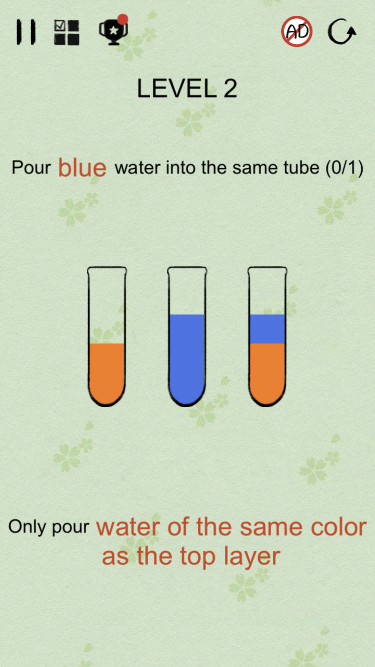
#> input picture data/img_00.PNG, 750 x 1334 px (shown at 1/2 size)
$ python main.py
#> lines starting #> are read from the running program, lines starting #| are printed output that depends on the picture; after the words box and inside, x2 and y2 are one past the last pixel; in counts of white or black regions, pixels touching at a corner belong together
### detect/potionDetect.py
import math
from functools import cmp_to_key
from typing import List, Tuple

import cv2 as cv
import numpy as np

from solve.potion import Potion

potion_colors = {
	"k": np.array([228, 140, 233]),
	"r": np.array([201, 91, 87]),
	"o": np.array([233, 129, 53]),
	"i": np.array([238, 183, 98]),
	"y": np.array([253, 244, 117]),
	"l": np.array([114, 207, 115]),
	"g": np.array([56, 129, 34]),
	"s": np.array([81, 180, 231]),
	"b": np.array([78, 115, 225]),
	"p": np.array([148, 90, 187]),
	"w": np.array([150, 115, 90]),
	"e": np.array([153, 153, 153]),
}


def is_contour_potion(img_width, contour):
	min_h = img_width / 4
	x, y, w, h = cv.boundingRect(contour)
	return h > min_h


def find_potions(img, contours):
	potions = []
	potion_liquids = []
	all_liquids = []
	contours.sort(key=cmp_to_key(compare_y_x))

	for i, cnt in enumerate(contours):
		x, y, w, h = cv.boundingRect(cnt)
		img_potion = img[y:y + h, x:x + w]
		liquids = find_potion_colors(img_potion)
		all_liquids += liquids
		potion_liquids.append(liquids)

	liquids_unit = calculate_liquid_unit([liquid[1] for liquid in all_liquids])
	x, y, w, h = cv.boundingRect(contours[0])
	max_capacity = math.floor(h / liquids_unit)

	for i, liquids in enumerate(potion_liquids):
		liquids.reverse()
		potions.append(create_potion(liquids, liquids_unit, max_capacity, i))
	return potions


def compare_y_x(cnt1, cnt2):
	x1, y1, w1, h1 = cv.boundingRect(cnt1)
	x2, y2, w2, h2 = cv.boundingRect(cnt2)
	dx = x2 - x1
	dy = y2 - y1
	if abs(dy) > h1:
		return -np.sign(dy)
	elif abs(dx) > w1:
		return -np.sign(dx)
	return 0


def create_potion(liquids, liquids_unit, capacity, index):
	contents = []
	for liquids in liquids:
		for i in range(round(liquids[1] / liquids_unit)):
			contents.append(liquids[0])
	return Potion(index, capacity, contents)


def calculate_liquid_unit(sizes):
	epsilon = 0.1
	min_size = min(sizes)
	singles = []
	stacks = []
	for elem in sizes:
		if elem / min_size < 1 + epsilon:
			singles.append(elem)
		else:
			stacks.append(elem)
	single_unit = np.mean(singles)
	for elem in stacks:
		count = round(elem / single_unit)
		for i in range(count):
			singles.append(elem / count)
	return np.mean(singles)


def find_potion_colors(img_potion) -> List[Tuple[chr, int]]:
	found_colors = []
	current_color = None
	y_start = None

	x_mid = img_potion.shape[1] // 2
	potion_h = img_potion.shape[0]
	min_size = potion_h / 10

	for y in range(potion_h):
		match = match_color(img_potion[y, x_mid])

		# finishes the current color
		if not match and current_color:
			size = y - y_start
			if size >= min_size:
				found_colors.append((current_color, size))
			current_color = None
			y_start = None
		# enters a new color
		elif not current_color:
			y_start = y
			current_color = match
		# switches from one color to another
		elif current_color != match:
			size = y - y_start
			if size >= min_size:
				found_colors.append((current_color, size))
			current_color = match
			y_start = y

	return found_colors


def match_color(img_color):
	for char, color in potion_colors.items():
		diff = calc_color_diff(color, np.flip(img_color))
		if diff < 50:  # 56 is approximately the minimal distance between 2 existing potion colors
			return char
	return None


def calc_color_diff(c1, c2):
	diff = math.sqrt(
		math.pow(c1[0] - c2[0], 2) +
		math.pow(c1[1] - c2[1], 2) +
		math.pow(c1[2] - c2[2], 2))
	return diff


def numeric_compare(x, y):
	return x - y


def detect_potions(image_path: str):
#> called with image_path = './data/img_00.PNG'
	image = cv.imread(image_path)
#> image is the input picture: shape (1334, 750, 3); mean B, G, R 190.5, 214.7, 202
	aspect = image.shape[1] / image.shape[0]
#> aspect = 0.562

	image = cv.resize(image, (int(1000 * aspect), 1000), interpolation=cv.INTER_AREA)
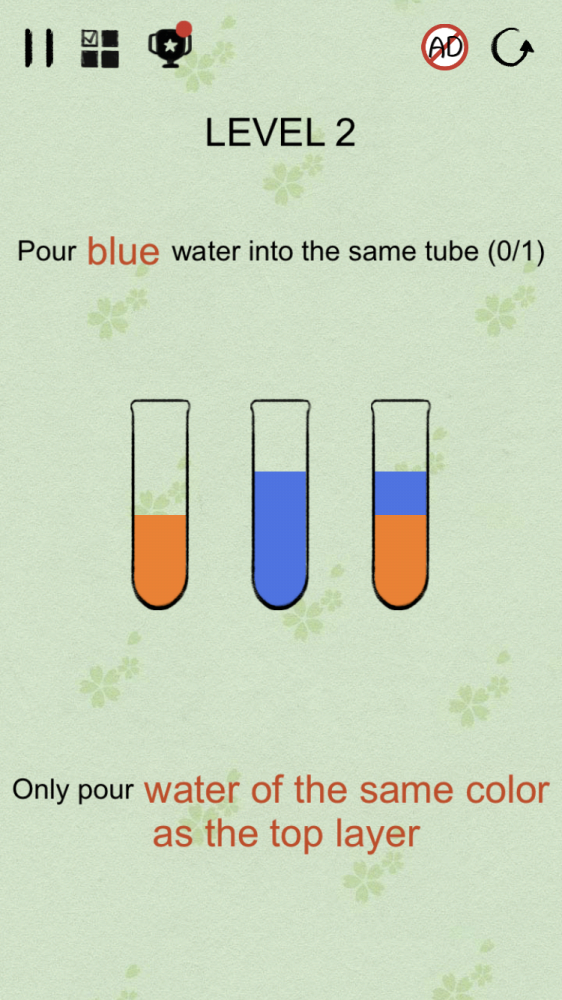
#> image: shape (1000, 562, 3); mean B, G, R 190.5, 214.7, 202
	img_w = image.shape[1]
#> img_w = 562

	blur = cv.bilateralFilter(image, 9, 75, 75)
	gray = cv.cvtColor(blur, cv.COLOR_BGR2GRAY)
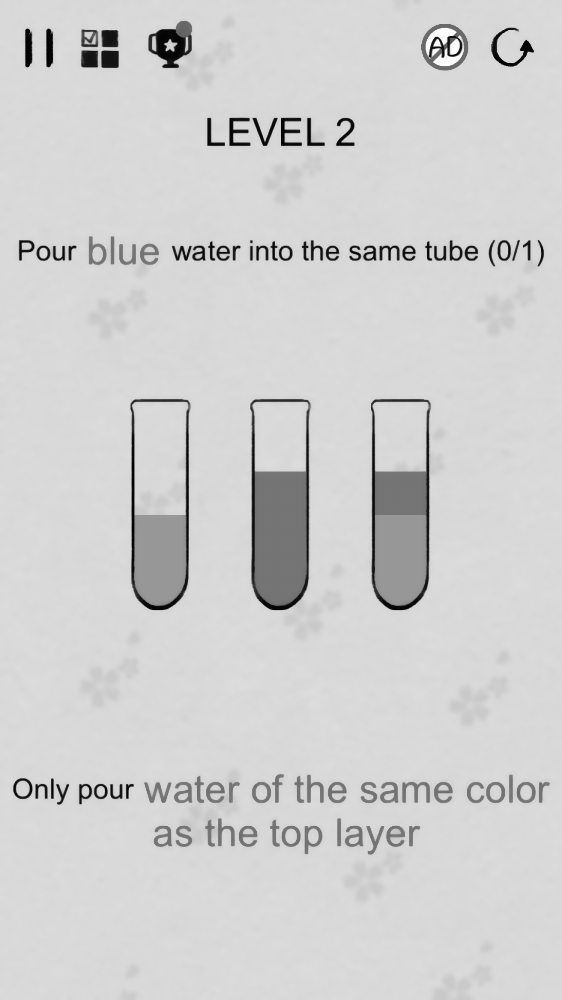
#> gray: shape (1000, 562); min 0, max 255, mean 208
	thresh = cv.adaptiveThreshold(gray, 255, cv.ADAPTIVE_THRESH_GAUSSIAN_C, cv.THRESH_BINARY, 7, 2)
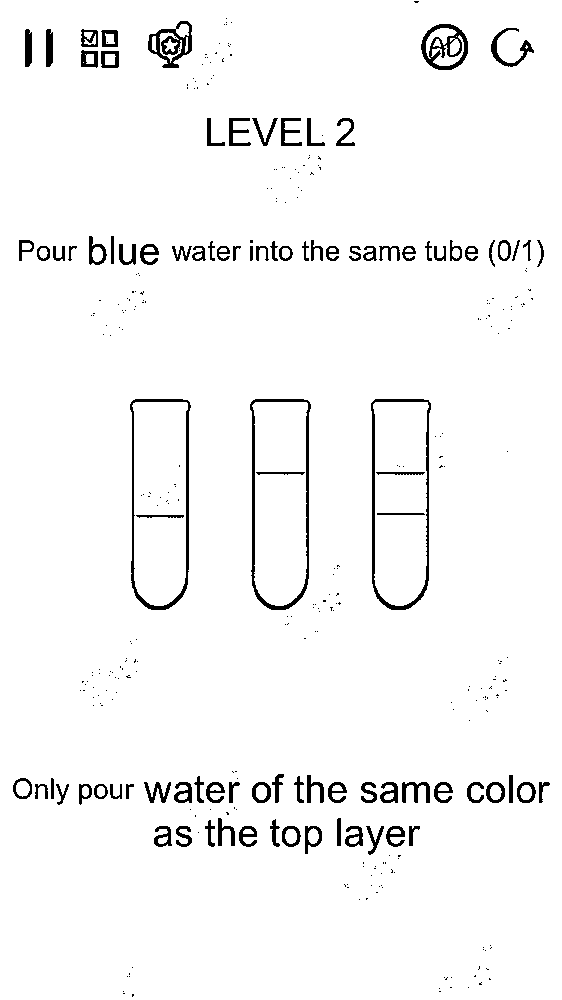
#> thresh: shape (1000, 562); 96.5% white; 357 black regions (262 under 20 px), largest, box (x1, y1, x2, y2) and area: (250, 399, 311, 610) 1517, (371, 399, 431, 610) 1444, (130, 399, 191, 610) 1399
	# invert image in so findContours doesn't draw one contour around the hole image
	thresh = 255 - thresh
#> thresh: shape (1000, 562); 3.5% white; 357 white regions (262 under 20 px)

	contours, hierarchy = cv.findContours(image=thresh, mode=cv.RETR_EXTERNAL, method=cv.CHAIN_APPROX_NONE)
#> contours = 335 contours, 244 with area under 20; largest, box (x1, y1, x2, y2) and area: (130, 399, 191, 610) 11422, (250, 399, 311, 610) 11408, (371, 399, 431, 610) 11402, (421, 24, 468, 70) 1656, (148, 21, 192, 68) 1270
	contours = list(filter(lambda c: is_contour_potion(img_w, c), contours))
#> contours = 3 contours; box (x1, y1, x2, y2) and area: (130, 399, 191, 610) 11422, (250, 399, 311, 610) 11408, (371, 399, 431, 610) 11402

	return find_potions(blur, contours)
#> in compare_y_x, `x1, y1, w1, h1 = cv.boundingRect(cnt1)`: x1 = 250; y1 = 399; w1 = 61; h1 = 211
#> in compare_y_x, `x2, y2, w2, h2 = cv.boundingRect(cnt2)`: x2 = 371; y2 = 399; w2 = 60; h2 = 211
#> in compare_y_x, `dx = x2 - x1`: dx = 121
#> in compare_y_x, `dy = y2 - y1`: dy = 0
#> the loop in find_potions, `for i, cnt in enumerate(contours):` made 3 passes
#> (x, y, w, h, x_mid in find_potion_colors, potion_h in find_potion_colors, min_size in find_potion_colors) on pass 1: (130, 399, 61, 211, 30, 211, 21.1)
#> pass 1, in find_potions, `img_potion = img[y:y + h, x:x + w]`:
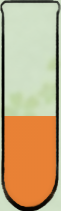
#> img_potion: shape (211, 61, 3); mean B, G, R 126.6, 168.2, 193.8
#> pass 2, in find_potions, `img_potion = img[y:y + h, x:x + w]`:
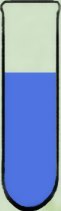
#> img_potion: shape (211, 61, 3); mean B, G, R 191.2, 145.8, 121
#> pass 3, in find_potions, `img_potion = img[y:y + h, x:x + w]`:
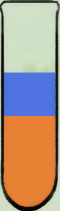
#> img_potion: shape (211, 60, 3); mean B, G, R 131.9, 148.9, 171.9
#> the loop in find_potions, `for i, liquids in enumerate(potion_liquids):` made 3 passes

### solve/puzzleSolve.py
from copy import deepcopy
from typing import List, Tuple

from solve.potion import Potion
from solve.pourAction import PourAction
from solve import puzzleDisplay as pd

counter = 0
original = None


def find_pour_solution(pots: List[Potion], pours=None, pour_indices: Tuple[int, int] = None, last_pour_indices: Tuple[int, int] = None) -> List[PourAction]:
	global counter
	global original

	if not pours:
		original = deepcopy(pots)
		pours = []

	if pour_indices is not None:
		# [4 lines of commented-out code are left out]
		pots = deepcopy(pots)
		pours = deepcopy(pours)
		pours.append(pots[pour_indices[0]].pour_into(pots[pour_indices[1]]))

	if is_puzzle_solved(pots):
		counter += 1
		if counter % 1000 == 0:
			print(counter)
		return None
		# return pours
	liquids = sort_liquids_by_max_index(pots)
#> the loop in sort_liquids_by_max_index, `for pot in pots:` made 3 passes

	# fill liquids into already pure potions
	for pure_index in find_pure_unfull_pots(pots):
		l = pots[pure_index].peek_liquid()
		for pot_index in find_pots_with_top_liquid(pots, l):
			if not pots[pot_index].can_be_poured_into(pots[pure_index]):
				continue
			result = find_pour_solution(pots, pours, (pot_index, pure_index), pour_indices)
			if result:
				return result
#> this loop made 2 passes
	# fill empty flasks
	for empty_index in find_empty_pots(pots):
		for l in liquids:
			for pot_index in find_pots_with_top_liquid(pots, l, True):
				result = find_pour_solution(pots, pours, (pot_index, empty_index), pour_indices)
				if result:
					return result
#> this loop made 0 passes
	# decant any potion into any other (brute force)
	for l in liquids:
		pot_indices = find_pots_with_top_liquid(pots, l)
		for i2 in pot_indices:
			if pots[i2].is_empty() or pots[i2].is_pure():
				continue
			for i in pot_indices:
				if not pots[i].can_be_poured_into(pots[i2]):
					continue
				result = find_pour_solution(pots, pours, (i, i2), pour_indices)
				if result:
					return result
#> this loop made 2 passes
	return None


def get_index(pot: Potion):
	return pot.index


def find_pots_with_top_liquid(pots, liquid: chr, mixed_only: bool = False) -> List[int]:
	return list(
		map(get_index, filter(lambda pot: pot.peek_liquid() == liquid and not (mixed_only and pot.is_pure()), pots)))


def find_empty_pots(pots: List[Potion]) -> List[int]:
	return list(map(get_index, filter(lambda pot: pot.is_empty(), pots)))


def find_pure_unfull_pots(pots: List[Potion]) -> List[int]:
	return list(map(get_index, filter(lambda pot: not pot.is_full() and pot.is_pure(), pots)))


def sort_liquids_by_max_index(pots: List[Potion]) -> List[chr]:
	scores = {}
	for pot in pots:
		if pot.is_full() and pot.is_pure():
			continue
		for i, liquid in enumerate(pot.get_liquids()):
			scores[liquid] = scores.get(liquid, 0) + pot.get_level() - i
	return sorted(scores.keys(), key=scores.get)


def is_puzzle_solved(pots: List[Potion]):
	return all(pot.is_full() and pot.is_pure() or pot.is_empty() for pot in pots)

### solve/potion.py
from typing import List


class Potion:

	def __init__(self, index: int, capacity: int, contents: List[chr]):
		self.index = index
		self._capacity = capacity
		self._liquids = contents

	def get_capacity(self) -> int:
		return self._capacity

	def get_liquids(self) -> List[chr]:
		return self._liquids

	def get_level(self) -> int:
		return len(self._liquids)

	def is_full(self) -> bool:
		return len(self._liquids) >= self._capacity

	def is_empty(self) -> bool:
		return not bool(self._liquids)

	def is_pure(self) -> bool:
		return not self.is_empty() and all(l == self._liquids[0] for l in self._liquids)

	def get_liquid(self, index: int) -> chr:
		return self._liquids[index] if index < len(self._liquids) else None

	def _pop_liquid(self) -> chr:
		if self.is_empty():
			return None
		return self._liquids.pop()

	def _push_liquid(self, liquid: chr):
		if self.is_full():
			raise ValueError("Potions is full")
		if not (self.is_empty() or self.peek_liquid() == liquid):
			raise ValueError(str(self) + " Cannot add liquid " + liquid + " on top of " + self.peek_liquid())
		self._liquids.append(liquid)

	def peek_liquid(self) -> chr:
		if self._liquids:
			return self._liquids[-1]
		else:
			return None

	def peek_liquid_depth(self) -> int:
		if not self._liquids:
			return 0
		peek = self.peek_liquid()
		for i in range(-2, -(self.get_level() + 1), -1):
			if self.get_liquid(i) != peek:
				return -(i + 1)
		return self.get_level()

	def can_be_poured_into(self, other) -> bool:
		if other is self:
			return False
		if other.is_empty():
			return True
		if self.peek_liquid() != other.peek_liquid():
			return False
		return other.get_capacity() - other.get_level() >= self.peek_liquid_depth()

	def pour_into(self, other):
		if other is self:
			raise ValueError("Cannot pour potion into itself")
		if not self.can_be_poured_into(other):
			return None
		pour_count = self.peek_liquid_depth()
		for i in range(pour_count):
			other._push_liquid(self._pop_liquid())
		from solve.pourAction import PourAction
		return PourAction(self.index, other.index, pour_count)

	def __repr__(self):
		contents_str = "".join(self._liquids)
		return "#" + str(self.index) + " [" + contents_str.ljust(self._capacity) + "]"

### main.py
import mimetypes
import sys

from detect import potionDetect as pdt
from solve import puzzleSolve as ps, potionParse as pp, puzzleDisplay as pd

if __name__ == '__main__':

	if len(sys.argv) > 1:
		puzzle_path = sys.argv[1]
	else:
		puzzle_path = "./data/img_00.PNG"
		print("Reading from rxample image:", puzzle_path)

	mimetypes.init()
	mime_start = mimetypes.guess_type(puzzle_path)[0]
	potions = None

	if "image" in mime_start:
		potions = pdt.detect_potions(puzzle_path)
	elif mime_start == "text/plain":
		potions = pp.parse_potion_file(puzzle_path)
	else:
		raise ValueError(puzzle_path + " is not an image or plain text but " + mime_start)

	result = ps.find_pour_solution(potions)

	if result:
		pd.display_solution(potions, result)
	else:
		print("Could not find a solution for the puzzle :(")
